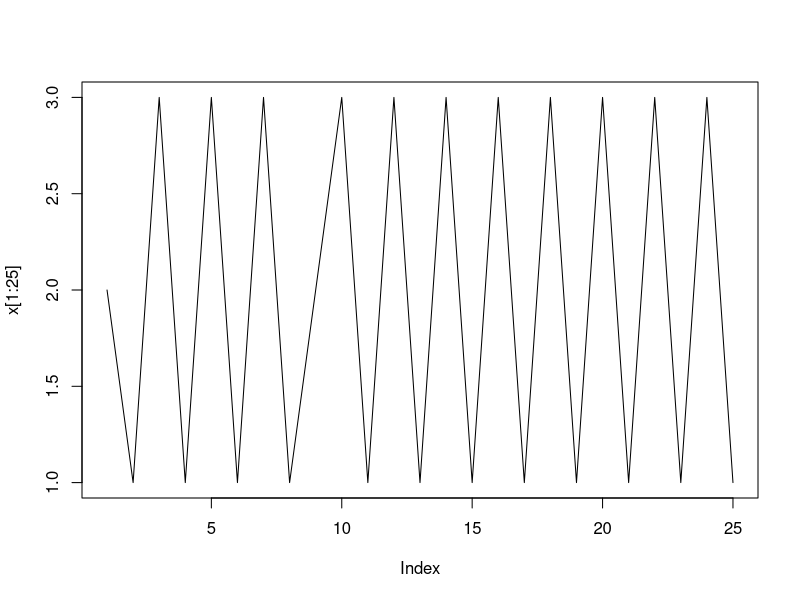
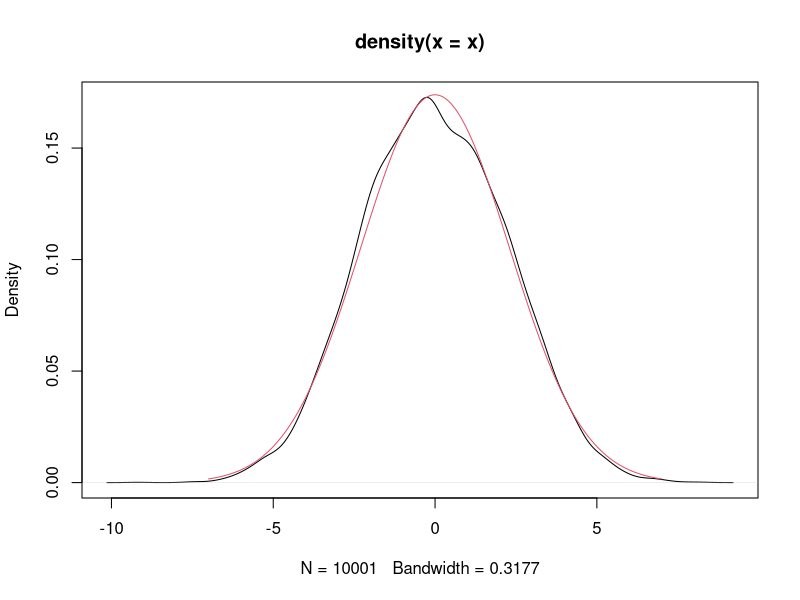
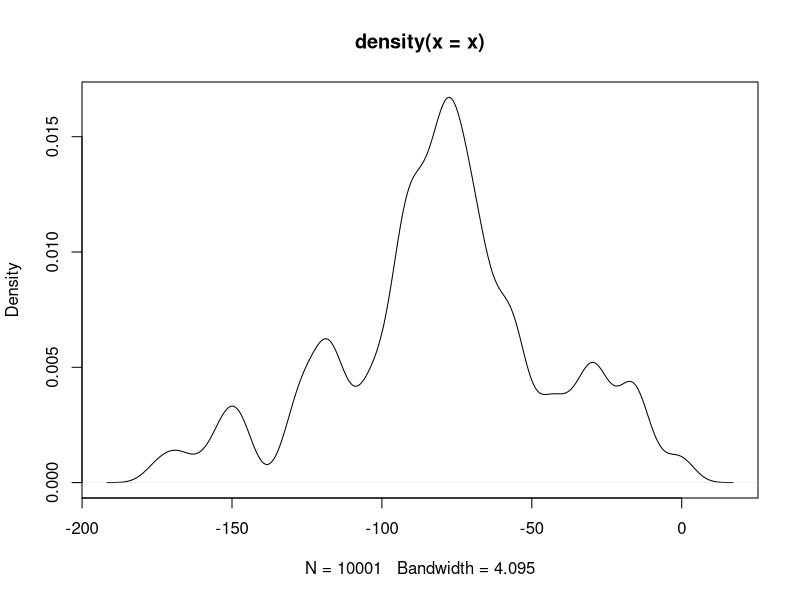
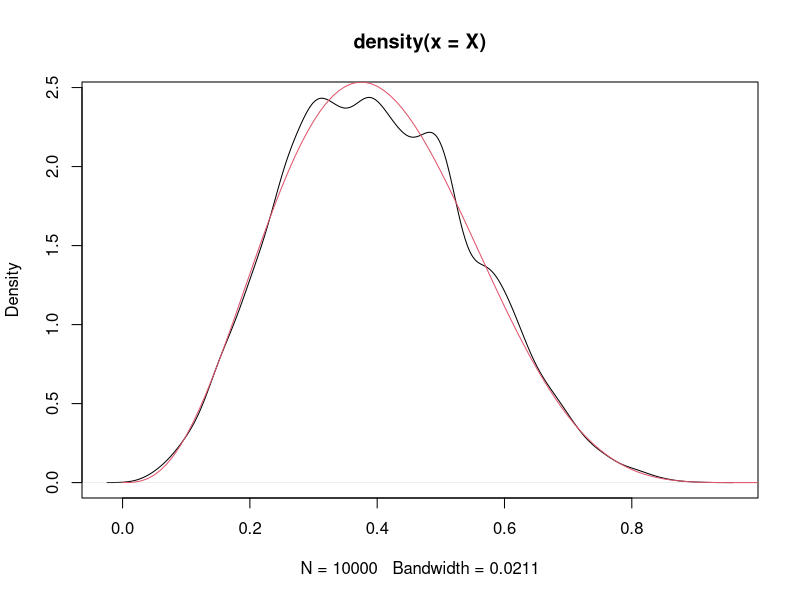
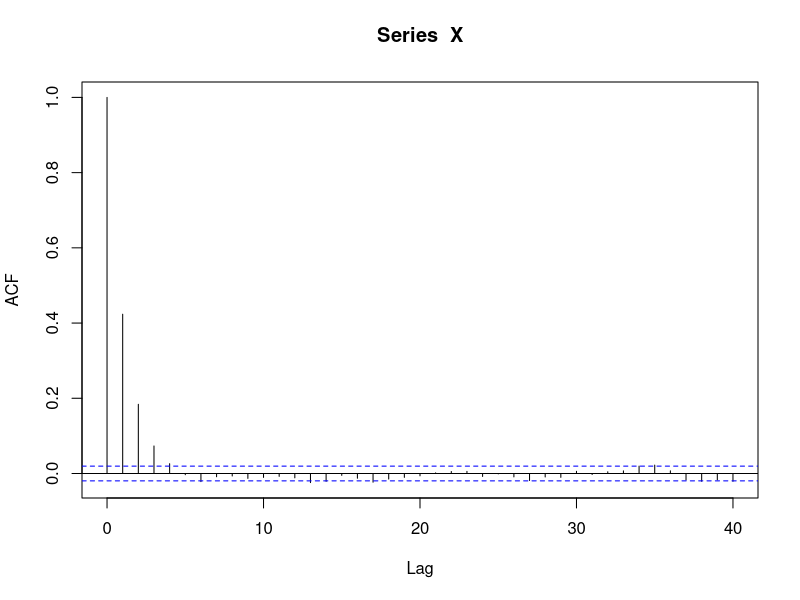
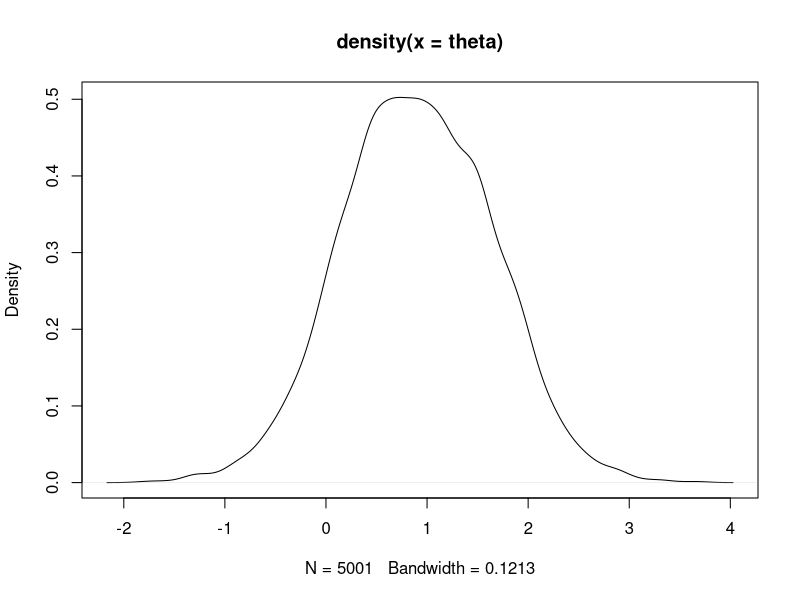
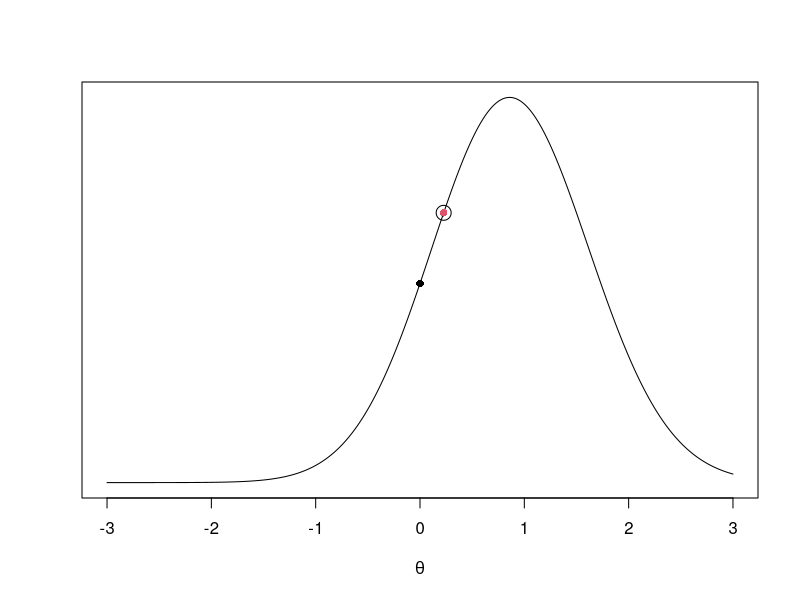
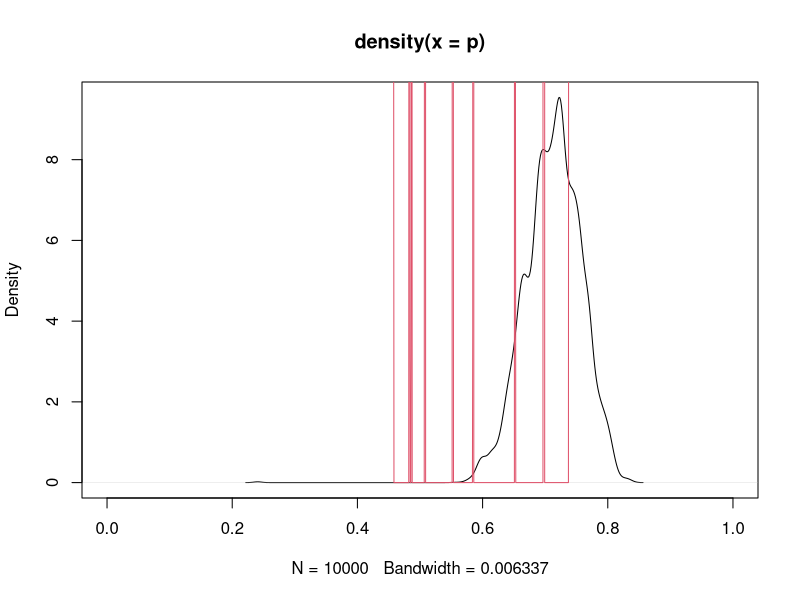

The R source for these figures, in order:


#Harry
P=matrix(nrow=3, ncol=3, data=c(0,1/3,1,1/3,0,0,2/3,2/3,0))
I=diag(3)
spi=c(.45, .15, .4)
t(P)%*%spi
#stapi=solve(t(P)-I,matrix(ncol=1,nrow=3, data=rep(0,3)))
Nsim=10^4
x=sample(1:3,1,replace=F,prob=spi)
for(i in 1:Nsim)
  {x=c(x,sample(1:3,1,replace=F, prob=P[x[length(x)],]))}
plot(x[1:25], type="l")
table(x)
#Excercise 6.1
rho=.9
Nsim=10^4
x=rnorm(1)
for(i in 1:Nsim)
{
  x=c(x, rho*x[i]+rnorm(1))
}
plot(density(x))
myseq=seq(-7,7,length=1001)
lines(myseq, dnorm(myseq,0,sqrt(1/(1-rho^2))),col=2)
rho=1
x=rnorm(1)
for(i in 1:Nsim)
{
  x=c(x, rho*x[i]+rnorm(1))
}
plot(density(x))
#Beta
a=4
b=6
Nsim=10^4
X=rep(runif(1), Nsim) ## Initialize chain and set up storage
for(i in 2:Nsim)
  {
  Y=runif(1)
  rho=dbeta(Y,a,b)/dbeta(X[i-1],a,b)
  X[i]=X[i-1]+(Y-X[i-1])*(runif(1)<rho)
  }
plot(density(X))
lines(seq(0,1,length=101), dbeta(seq(0,1,length=101),a,b),col=2)
acf(X)

#MHRaschSimple
f<-function(theta,y,b){prod(dbinom(y,1,1/(1+exp(-(theta-b)))))*exp(-theta^2/2)}

MHRasch<-function(y,b,N,theta.start)
{
theta<-c(theta.start)
for(i in 2:(N+1))
{
thetanew<-rnorm(1,theta[i-1],1)
a<-min(1, f(thetanew,y,b)/f(theta[i-1],y,b))
u<-runif(1,0,1)
if(a>u){theta<-c(theta,thetanew)}
else{theta<-c(theta, theta[i-1])}
}
return(theta)
}

theta.start<-c(0)
y<-c(1,1,1,1,0)
b<-c(-1,0,-2,1,2.5)
theta<-MHRasch(y,b,5000,theta.start)

plot(density(theta))
mean(theta)
sd(theta)

#MHRaschFull
f<-function(theta,y,b){prod(dbinom(y,1,1/(1+exp(-(theta-b)))))*exp(-theta^2/2)}

MHRasch<-function(y,b,N,theta.start)
{
myseq<-seq(-3,3, length=6001)
theta<-c(theta.start)
for(i in 2:(N+1))
{
thetanew<-rnorm(1,theta[i-1],1)
thetalast<-theta[length(theta)]
plot(myseq, mapply(f, theta=myseq, MoreArgs=list(y=y,b=b)), type="l",xlab=expression(theta),ylab="", yaxt="n")
points(thetanew, f(thetanew,y,b), pch=16, col=2)
points(thetalast, f(thetalast,y,b), pch=16)
a<-min(1, f(thetanew,y,b)/f(thetalast,y,b))
u<-runif(1,0,1)
print(c(thetanew, thetalast,f(thetanew,y,b), f(thetalast,y,b),a,u))
if(a<1)
{
lines(c(thetanew, thetanew), c(0,f(thetalast,y,b)))
points(thetanew, u*f(thetalast,y,b),pch="u")
}
if(u>a){points(thetanew, f(thetanew,y,b), pch=4, cex=2)}
else{points(thetanew, f(thetanew,y,b), pch=1, cex=2)}
if(a>u){theta<-c(theta,thetanew)}
else{theta<-c(theta, thetalast)}
}
return(theta)
}

theta<-c(0)
y<-c(1,1,1,1,0)
b<-c(-1,0,-2,1,2.5)
theta<-MHRasch(y,b,1,theta)

#MHnormmix
truep=.7
n=100
Nsim=10^4
z=rbinom(n,1,truep)
y=rnorm(n,10-3*z,.5)
lik=function(x){prod(x*dnorm(y,7,.5)+(1-x)*dnorm(y,10,.5))}
p=runif(1)

##Uniform proposal.  No q needed in acceptance prob since q=1
for(i in 2:Nsim)
  {
  prop=runif(1)
  move=runif(1)<(lik(prop)/lik(p[i-1]))
  p=c(p,p[i-1]*(1-move)+prop*move)               
  }
plot(density(p), xlim=c(0,1))
mean(z)

##Beta proposal.  This is an example of a poor proposal since it has little probability near the true posterior mean.
p2=runif(1)
for(i in 2:Nsim)
  {
  prop=rbeta(1,2,10)
  move=runif(1)<(lik(prop)*dbeta(p2[i-1],2,10)/(lik(p2[i-1])*dbeta(prop,2,10)))
  p2=c(p2,p2[i-1]*(1-move)+prop*move)               
  }
lines(density(p2),col=2)



##HastingsNorm

MHNorm=function(Nsim, delta)
{
x=runif(1,-delta,delta)
for(i in 2:Nsim)
  {
  prop=x[i-1]+runif(1,-delta,delta)
  move=runif(1)<dnorm(prop)/dnorm(x[i-1])
  x=c(x,prop*move+x[i-1]*(1-move))
  }
return(x)
}

x1=MHNorm(10^4,.1)
x2=MHNorm(10^5,.1)
x3=MHNorm(10^4, 1)
x4=MHNorm(10^5, 1)
x5=MHNorm(10^4, 10)
x6=MHNorm(10^5, 10)

accept=function(x){mean(x[-c(1)]-x[-c(length(x))]!=0)}
accept(x1)
accept(x2)
accept(x3)
accept(x4)
accept(x5)
accept(x6)

curve(dnorm(x), ylim=c(0, .5), xlim=c(-3.5, 3.5),lwd=3)
lines(density(x1),col=4)
lines(density(x2), col=4,lty=2)
lines(density(x3), col=2)
lines(density(x4), col=2, lty=2)
lines(density(x5), col=3)
lines(density(x6), col=3, lty=2)
#MHnormmixaccept
truep=.7
n=100
Nsim=10^4
z=rbinom(n,1,truep)
y=rnorm(n,10-3*z,.5)
lik=function(x){prod(x*dnorm(y,7,.5)+(1-x)*dnorm(y,10,.5))}
p=runif(1)

##Uniform proposal.  No q needed in acceptance prob since q=1
for(i in 2:Nsim)
  {
  prop=runif(1)
  move=runif(1)<(lik(prop)/lik(p[i-1]))
  p=c(p,p[i-1]*(1-move)+prop*move)               
  }
plot(density(p), xlim=c(0,1))
mean(z)

##Beta proposal.  This is an example of a poor proposal since it has little probability near the true posterior mean.
p2=runif(1)
for(i in 2:Nsim)
  {
  prop=rbeta(1,2,10)
  move=runif(1)<(lik(prop)*dbeta(p2[i-1],2,10)/(lik(p2[i-1])*dbeta(prop,2,10)))
  p2=c(p2,p2[i-1]*(1-move)+prop*move)               
  }
lines(density(p2),col=2)

accept=function(x){mean(x[-c(1)]-x[-c(length(x))]!=0)}
accept(p)
accept(p2)

a=10
b=5
p3=runif(1)
for(i in 2:Nsim)
  {
  prop=rbeta(1,a,b)
  move=runif(1)<(lik(prop)*dbeta(p3[i-1],a,b)/(lik(p2[i-1])*dbeta(prop,a,b)))
  p3=c(p3,p3[i-1]*(1-move)+prop*move)               
  }
lines(density(p3),col=3)

accept(p3)
